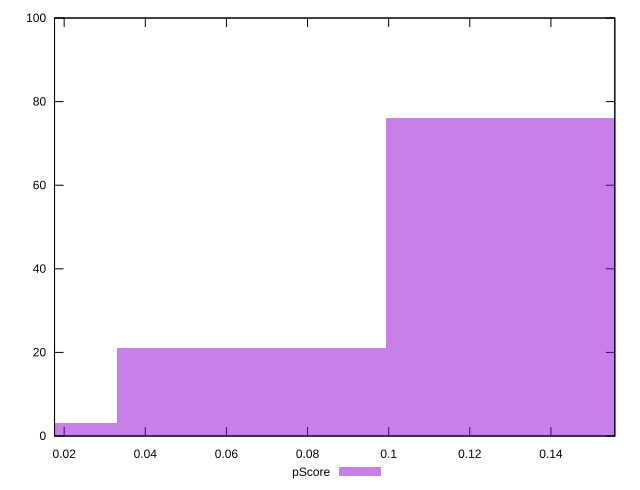

The gnuplot source for this figure:
reset

$pScore <<EOF
0.13246743063184027 76
0.06623371531592014 21
0 3
EOF

set key outside below
set boxwidth 0.06623371531592014
set xrange [0.01762691486570439:0.15575717398606526]
set yrange [0:100]
set trange [0:100]
set style fill transparent solid 0.5 noborder
set terminal svg size 640, 490 enhanced background rgb 'white'
set output "report_00020_2021-02-19T21:17:38.612Z2/max-potential-fid/samples/pages+cached/pScore/histogram.svg"

plot $pScore title "pScore" with boxes

reset
